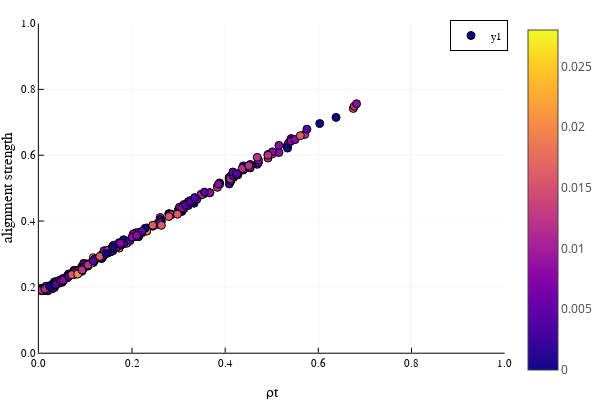

The cell this chart's notebook holds for it:
### Code cell
scatter(
    results_df.ρt,
    results_df.alignment_strength,
    marker_z = results_df.match_ratio,
    markercolor = :plasma,
    xaxis = ("ρt", (0,1)),
    yaxis = ("alignment strength", (0,1)),
)
